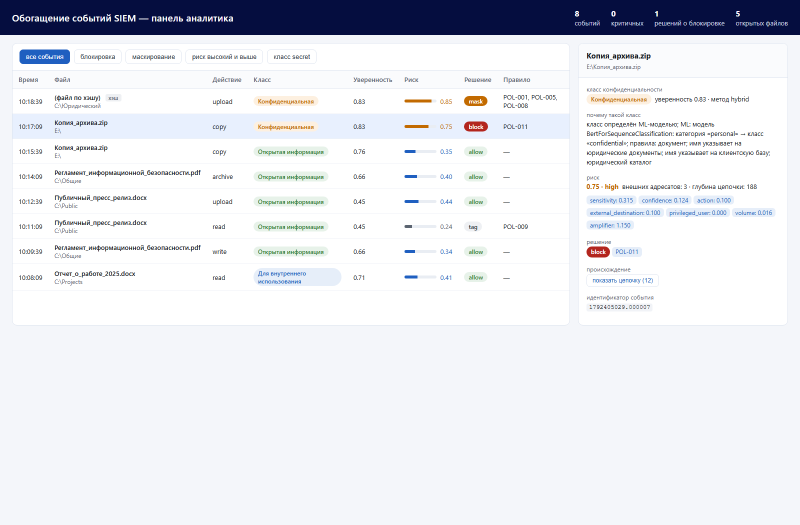
#> input picture var/gifs/frame_01.png, 1600 x 1050 px (shown at 1/2 size); its folder holds 4 pictures in this run
$ python make_gif.py
#> lines starting #> are read from the running program, lines starting #| are printed output that depends on the picture
"""Сборка GIF из кадров панели без подписей — для вставки в презентацию."""

from __future__ import annotations

from pathlib import Path

from PIL import Image

ROOT = Path(__file__).resolve().parents[1]
FRAMES = ROOT / "var" / "gifs"
OUTPUT = Path(r"C:\Users\idv1102\Documents\deepseek-harness\default-workspace\vkr\figures\panel_stream.gif")

# пустой кадр не берём: в презентации первый кадр показывается как статичный
SKIP_FIRST = 1
WIDTH = 1300
DURATION = 900
HOLD_LAST = 1900


def main() -> int:
    files = sorted(FRAMES.glob("frame_*.png"))[SKIP_FIRST:]
    if not files:
        print("кадров нет")
        return 1

    images: list[Image.Image] = []
    for path in files:
        with Image.open(path) as source:
#> source is the input picture: PIL image 1600x1050 RGB; mean R, G, B 229, 230.9, 236.5
            frame = source.convert("RGB")
        ratio = WIDTH / frame.width
#> ratio = 0.812
        images.append(frame.resize((WIDTH, int(frame.height * ratio)), Image.LANCZOS))

    durations = [DURATION] * (len(images) - 1) + [HOLD_LAST]
#> durations = [900, 900, 1900]
    frames = [image.convert("P", palette=Image.ADAPTIVE, colors=128) for image in images]
#> frames = 3 items

    OUTPUT.parent.mkdir(parents=True, exist_ok=True)
    frames[0].save(
        OUTPUT,
        save_all=True,
        append_images=frames[1:],
        duration=durations,
        loop=0,
        optimize=True,
    )
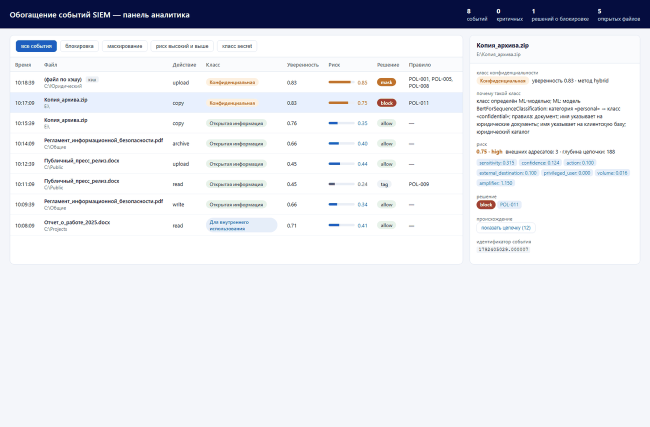
#> saved as panel_stream.gif: PIL image 1300x853 P (shown at 1/2 size); mean R, G, B 228.7, 230.7, 236.4
    print(f"GIF без подписей: кадров {len(frames)}, {OUTPUT.stat().st_size / 1024:.0f} КБ")
#| GIF без подписей: кадров 3, 356 КБ
    return 0


if __name__ == "__main__":
    raise SystemExit(main())
#> (the program exits here)
